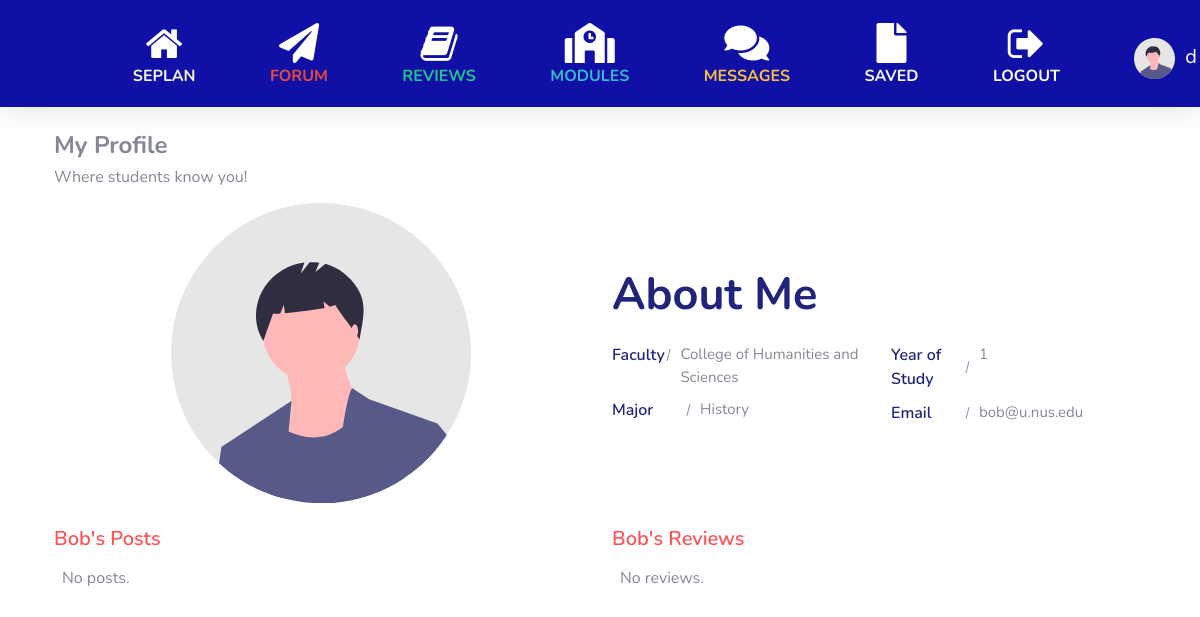
Page /profile/Bob (signed in) on the committed database.
### sep/models.py (models this page shows, shortened)
class User(AbstractUser):
    faculty = models.CharField(max_length=120)
    year = models.IntegerField(blank=True, null=True)
    major = models.CharField(max_length=120)
    sep = models.BooleanField(blank=True, null=True)
    picture = models.URLField(blank=True, null=True)

### sep/views.py (the view)
# urls.py: path("profile/<str:username>", views.profile, name="profile"),
def profile(request, username):
    if not request.user.is_authenticated:
        return HttpResponseRedirect(reverse('login'))
    user = User.objects.get(username=username)
    posts = Forum.objects.filter(user=user).order_by('-date')
    reviews = Review.objects.filter(user=user).order_by('-date')
    return render(request, "sep/profile.html",{
        "user": user, "posts": posts, "reviews": reviews
    })

### sep/templates/sep/profile.html (shortened to what this page needs)
{% extends "sep/layout.html" %} {% load static %} {% block body %}
<link href="{% static '/profile.css' %}" rel="stylesheet" />
<section class="about-section" id="about">
  <div class="container">
    <h4><strong>My Profile</strong></h4>
    <h6 class="mb-3">Where students know you!</h6>
    <div class="row align-items-center flex-row-reverse">
      <div class="col-lg-6">
        <div class="about-text go-to">
          <h3 class="dark-color">About Me</h3>
          <div class="row about-list">
            <div class="col-md-6">
              <div class="media">
                <label>Faculty</label>
                <p> {{ user.faculty }}</p>
              </div>
              <div class="media">
                <label>Major</label>
                <p>{{ user.major }}</p>
              </div>
            </div>
            <div class="col-md-6">
              <div class="media">
                <label>Year of Study</label>
                <p>{{ user.year }}</p>
              </div>
              <div class="media">
                <label>Email</label>
                <p>{{ user.email }}</p>
              </div>
            </div>
          </div>
        </div>
      </div>
      <div class="col-lg-6">
        <div class="about-avatar">
          {% if user.picture %}
          <img
            class="rounded-circle mr-2 mx-auto d-block"
            src={{ user.picture }}
            width="300"
            height="300"
            alt="User"
          />
          {% else %}
          <img
            class="mx-auto d-block"
            src="/media/index/undraw_profile.svg"
            width="300"
            height="300"
            alt="User"
          />
          {% endif %}
        </div>
      </div>
    </div>
  </section>
  <div class="container">
    <div class="row row-lg-6">
      <div class="col col-lg-6">
        <div class="about-text go-to">
          <h6 class="theme-color lead">
            {{ user.username }}'s Posts
          </h6>
        </div>
        {% for post in posts %}
        <div class="card mb-2">
          <div class="card-body p-2 p-sm-3">
            <div class="media forum-item">
              {% if user.picture %}
              <img
                class="rounded-circle mr-2"
                src={{ user.picture }}
                width="36"
                height="36"
                alt="User"
              />
              {% else %}
              <img
                class="rounded-circle mr-2"
                src="/media/index/undraw_profile.svg"
                width="36"
                height="36"
                alt="User"
              />
              {% endif %}
              <div class="media-body">
                <span class="text-muted small"
                  >Posted by:
                  <a href="{% url 'profile' post.user.username %}"
                  >{{ post.user }}</a
                  > | {{ post.date }}</span
                >
                {% if post.user != request.user %}
                <span class="text-muted small"
                  >|
                  <a href="{% url 'messages' post.user.username %}"
                    ><i class="fas fa-comments ml-2"></i></a
                ></span>
                {% endif %}
                {% if post.user == request.user %}
                <span class="text-muted small"
                  >|
                  <a href="{% url 'del_forum_on_profile' post.id %}"
                    ><i
                      class="text-green-m1 fa fa-trash remove-note"
                    ></i
                  ></a
                ></span>
                {% endif %}
                <br />
                <strong style="font-size: 25px"
                  ><a href="{% url 'forum_post' post.id %}" class="text-body"
                    >Title: {{ post.title }}</a
                  ></strong
                ><br />
              </div>
            </div>
          </div>
        </div>
        {% empty %}
        <span class="text-default-d3 text-90 text-600radius-1 p-2">
          No posts.
        </span>
        {% endfor %}
      </div>
      <div class="col col-lg-6">
        <div class="about-text go-to">
          <h6 class="theme-color lead">
            {{ user.username }}'s Reviews
          </h6>
        {% for review in reviews %}
        <div class="card mb-2">
          <div class="card-body p-2 p-sm-3">
            <div class="media forum-item">
              {% if user.picture %}
              <img
                class="rounded-circle mr-2"
                src={{ user.picture }}
                width="36"
                height="36"
                alt="User"
              />
              {% else %}
              <img
                class="rounded-circle mr-2"
                src="/media/index/undraw_profile.svg"
                width="36"
                height="36"
                alt="User"
              />
              {% endif %}
              <div class="media-body">
                <span class="text-muted small"
                  >Posted by:
                  <a href="{% url 'profile' review.user.username %}"
                  >{{ review.user }}</a
                  > | {{ review.date }}</span
                >
                {% if review.user != request.user %}
                <span class="text-muted small"
                  >|
                  <a href="{% url 'messages' review.user.username %}"
                    ><i class="fas fa-comments ml-2"></i></a
                ></span>
                {% endif %}
                {% if review.user == request.user %}
                <span class="text-muted small"
                  >|
                  <a href="{% url 'del_review_on_profile' review.id %}"
                    ><i
                      class="text-green-m1 fa fa-trash remove-note"
                    ></i
                  ></a
                ></span>
                {% endif %}
                <br />
                <strong style="font-size: 25px"
                  ><a href="{% url 'page' review.university %}" class="text-body"
                    >Review: {{ review.university }}</a
                  ></strong
                ><br />
              </div>
            </div>
          </div>
        </div>
        {% empty %}
        <span class="text-default-d3 text-90 text-600radius-1 p-2">
          No reviews.
        </span>
        {% endfor %}
      </div>
    </div>
  </div>
{% endblock %}

### sep/templates/sep/layout.html (shortened to what this page needs)
{% load static %}
<!DOCTYPE html>
<html lang="en">
  <head>
    <link
      rel="stylesheet"
      href="https://stackpath.bootstrapcdn.com/bootstrap/4.4.1/css/bootstrap.min.css"
    />
    <link href="{% static '/all.min.css' %}" rel="stylesheet" />
    <link href="{% static '/sb-admin-2.min.css' %}" rel="stylesheet" />
    <link
      href="https://cdnjs.cloudflare.com/ajax/libs/font-awesome/5.15.3/css/all.min.css"
      rel="stylesheet"
    />
    <link
      rel="stylesheet"
      href="https://cdnjs.cloudflare.com/ajax/libs/font-awesome/4.7.0/css/font-awesome.min.css"
    />
    <link href="{% static '/layout.css' %}" rel="stylesheet" />
  </head>
  <nav
    class="navbar navbar-expand navbar-light topbar mb-4 static-top shadow"
    style="background-color: rgb(16, 16, 167); height: 70%"
  >
    {% if user.is_authenticated %}
    <div style="margin-left: 10%">
      <a
        class="navbar-brand text-white centralise home"
        href="{% url 'index' %}"
        ><i class="fa fa-home fa-2x"></i>
        <div class="h6 font-weight-bold text-light text-uppercase">
          SEPlan
        </div></a
      >
    </div>
    <div style="margin-left: 5%">
      <a
        class="navbar-brand text-white centralise menu-item"
        href="{% url 'forum' %}"
        ><i class="fas fa-paper-plane fa-2x"></i>
        <div class="h6 font-weight-bold text-danger text-uppercase">
          Forum
        </div></a
      >
    </div>
    <div style="margin-left: 5%">
      <a
        class="navbar-brand text-white centralise menu-item"
        href="{% url 'reviews' %}"
        ><i class="fa fa-book fa-2x"></i>
        <div class="h6 font-weight-bold text-success text-uppercase">
          Reviews
        </div></a
      >
    </div>
    <div style="margin-left: 5%">
      <a
        class="navbar-brand text-white centralise menu-item"
        href="{% url 'modules' %}"
        ><i class="fas fa-school fa-2x"></i>
        <div class="h6 font-weight-bold text-info text-uppercase">
          Modules
        </div></a
      >
    </div>
    <div style="margin-left: 5%">
      <a
        class="navbar-brand text-white centralise menu-item"
        href="{% url 'messages' request.user.username %}"
        ><i class="fas fa-comments fa-2x"></i>
        <div class="h6 font-weight-bold text-warning text-uppercase">
          Messages
        </div></a
      >
    </div>
    <div style="margin-left: 5%">
      <a
        class="navbar-brand text-white centralise menu-item"
        href="{% url 'watchlist' %}"
        ><i class="fas fa-file fa-2x"></i>
        <div class="h6 font-weight-bold text-light text-uppercase">
          Saved
        </div></a
      >
    </div>
    <div style="margin-left: 5%">
      <a
        class="navbar-brand text-white centralise menu-item"
        href="{% url 'logout' %}"
        ><i class="fa fa-sign-out fa-2x"></i>
        <div class="h6 font-weight-bold text-white text-uppercase">
          Logout
        </div></a
      >
    </div>
    <div style="margin-left: 5%">
      <a
        class="navbar-brand text-white centralise menu-item"
        href="{% url 'profile' request.user.username %}">
        {% if user.picture %}
          <img
            class="rounded-circle mr-2"
            src={{ user.picture }}
            width="72"
            height="72"
            alt="User"
          />
        {% else %}
          <img
            src="/media/index/undraw_profile.svg"
            style="max-width: 200%; margin-right: 5px"
          />
        {% endif %}
        <div class="mr-4 d-none d-lg-inline text-white">
          {{ request.user.username }}
        </div></a
      >
    </div>
    {% endif %}
  </nav>
  {% block body %} {% endblock %}
</html>

### sep/static/layout.css (style rules this page uses)
.centralise { text-align: center; margin-top: 10px; }

### sep/static/profile.css (style rules this page uses)
img { max-width: 100%; }
img { vertical-align: middle; border-style: none; }
.about-text h3 { font-size: 45px; font-weight: 700; margin: 0 0 6px; }
.about-text h6 { font-weight: 600; margin-bottom: 15px; }
.about-text p { font-size: 18px; max-width: 450px; }
.about-list { padding-top: 10px; }
.about-list .media { padding: 5px 0; }
.about-list label { color: #20247b; font-weight: 600; width: 88px; margin: 0; position: relative; }
.about-list label:after { content: ""; position: absolute; top: 0; bottom: 0; right: 11px; width: 1px; height: 12px; background: #20247b; -moz-transform: rotate(15deg); -o-transform: rotate(15deg); -ms-transform: rotate(15deg); -webkit-transform: rotate(15deg); transform: rotate(15deg); margin: auto; opacity: 0.5; }
.about-list p { margin: 0; font-size: 15px; }
.theme-color { color: #fc5356; }
.dark-color { color: #20247b; }

### rows in the picture
User: user.username "d"
User: faculty "College of Humanities and Sciences", major "History", year "1", email "bob@u.nus.edu", username "Bob"
